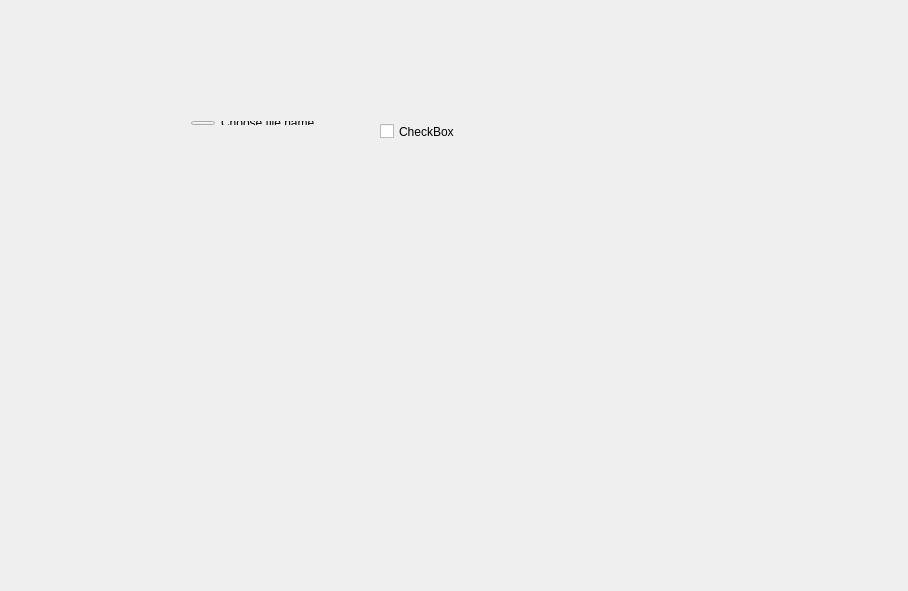
<?xml version="1.0" encoding="UTF-8"?>
<ui version="4.0">
 <class>Widget</class>
 <widget class="QWidget" name="Widget">
  <property name="geometry">
   <rect>
    <x>0</x>
    <y>0</y>
    <width>908</width>
    <height>591</height>
   </rect>
  </property>
  <property name="windowTitle">
   <string>Widget</string>
  </property>
  <widget class="QCustomPlot" name="widget" native="true">
   <property name="geometry">
    <rect>
     <x>180</x>
     <y>160</y>
     <width>541</width>
     <height>311</height>
    </rect>
   </property>
  </widget>
  <widget class="QCheckBox" name="checkBox">
   <property name="geometry">
    <rect>
     <x>380</x>
     <y>120</y>
     <width>92</width>
     <height>23</height>
    </rect>
   </property>
   <property name="text">
    <string>CheckBox</string>
   </property>
  </widget>
  <widget class="QWidget" name="">
   <property name="geometry">
    <rect>
     <x>180</x>
     <y>110</y>
     <width>152</width>
     <height>26</height>
    </rect>
   </property>
   <layout class="QHBoxLayout" name="horizontalLayout">
    <item>
     <widget class="QToolButton" name="toolButton">
      <property name="text">
       <string>...</string>
      </property>
     </widget>
    </item>
    <item>
     <widget class="QLabel" name="label">
      <property name="text">
       <string>Choose file name</string>
      </property>
     </widget>
    </item>
   </layout>
  </widget>
 </widget>
 <layoutdefault spacing="6" margin="11"/>
 <customwidgets>
  <customwidget>
   <class>QCustomPlot</class>
   <extends>QWidget</extends>
   <header>qcustomplot.h</header>
   <container>1</container>
  </customwidget>
 </customwidgets>
 <resources/>
 <connections/>
</ui>
